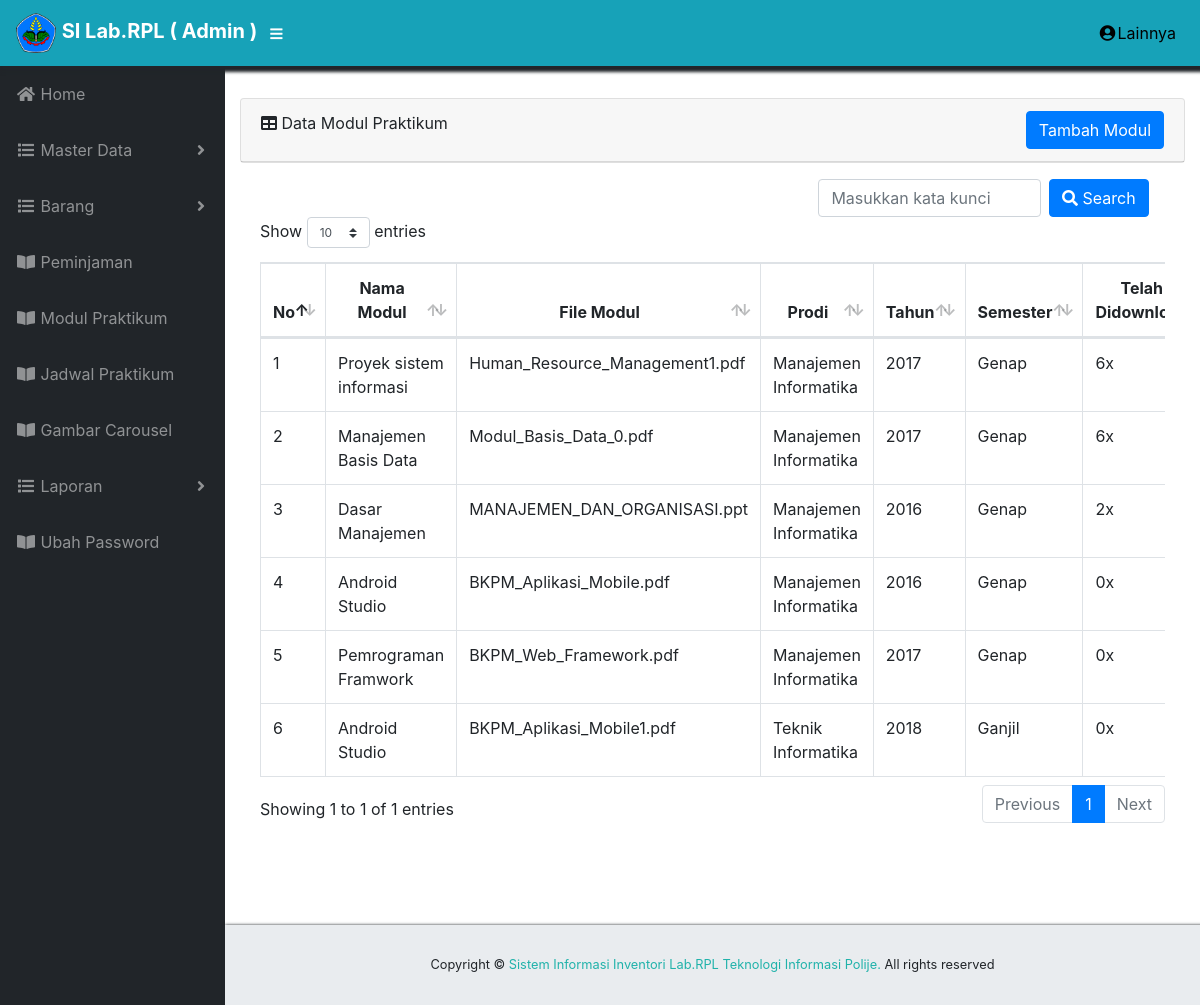
Page /index.php/admin/cmodul on the committed database.
### tables this page shows
CREATE TABLE `tb_modul_praktikum` (
  `id_modul` int(11) NOT NULL,
  `nama_modul` varchar(30) NOT NULL,
  `document` varchar(200) NOT NULL,
  `prodi` varchar(30) NOT NULL,
  `tahun` varchar(20) NOT NULL,
  `semester` varchar(20) NOT NULL,
  `downloaded` int(11) NOT NULL
);

### application/controllers/admin/Cmodul.php (called while the page is built, shortened)
<?php
class Cmodul extends CI_Controller {
	public function __construct(){
    	$this->load->model("m_modul");
    	$this->load->library('form_validation');
        $this->load->library('session');
	}
	public function index(){
		$data['modul'] = $this->m_modul->index();
		$data['mod'] = $this->m_modul->getDocument();
		$this->load->view('admin/vmodul', $data);
	}
 }
 ?>

### index.php (called while the page is built, shortened)
<?php
require_once BASEPATH.'core/CodeIgniter.php';

### application/models/M_modul.php (called while the page is built, shortened)
<?php defined('BASEPATH') OR exit('No direct script access allowed');
class M_modul extends CI_Model{
  public function index(){
    $this->db->select("*");
    $this->db->from("tb_modul_praktikum");
     $this->db->order_by('downloaded', 'desc');
    $query =$this->db->get();
    return $query->result();
   }
}

### application/views/admin/vmodul.php (the view, shortened to what this page needs)
<!DOCTYPE html>
<html lang="en">
 <div id="content-wrapper">
 <div class="container-fluid">
	<div class="card mb-3">
    <div class="card-header">
    <i class="fas fa-table"></i>
	 Data Modul Praktikum
    <a href="<?php echo base_url('admin/upload_file') ?>">
	<button name="tambah" type="button" class="btn btn-primary col-xs-3 float-right">Tambah Modul</button></a>
	</div>
    </div>
    <?php echo form_open('admin/cmodul/search') ?>
    <div class="row float-right">
    <input type="text" name="keyword" class="col-md-7 mr-2 form-control" placeholder="Masukkan kata kunci">
    <button type="submit" name="search_submit" class="btn btn-primary"><i class="fas fa-search" ></i> Search</button>
    <?php echo form_close() ?>
    </div>
		<div class="card-body">
				<div class="table-responsive mt-2">
					<table class="table table-bordered" id="dataTable" width="100%" cellspacing="0">
						<thead >
							<tr>
								<th style="text-align: center">No</th>
								<th style="text-align: center">Nama Modul</th>
								<th style="text-align: center">File Modul</th>
								<th style="text-align: center" >Prodi</th>
								<th style="text-align: center">Tahun</th>
								<th style="text-align: center">Semester</th>
								<th style="text-align: center">Telah Didownload</th>
							</tr>
						</thead>
						<?php $no = 1;
						foreach ($modul as $modu) :?>
							<tbody>
								<tr>
									<td><?php echo $no++; ?></td>
									<td width="200" ><?php echo $modu->nama_modul ?></td>
									<td width="200" ><?php echo $modu->document ?></td>
									<td width="200"><?php echo $modu->prodi ?></td>
									<td width="200"><?php echo $modu->tahun ?></td>
									<td width="200"><?php echo $modu->semester ?></td>
									<td width="200"><?php echo $modu->downloaded.'x' ?></td>
								</tr>
							</tbody>
						<?php endforeach;?>
					</table>
				</div>
			</div>
	</div>
	</div>
	</html>

### css/sb-admin.css (style rules this page uses)
html { position: relative; min-height: 100%; }
body { height: 100%; }
#wrapper #content-wrapper { overflow-x: hidden; width: 100%; padding-top: 1rem; padding-bottom: 80px; }
:root { --input-padding-x: 0.75rem; --input-padding-y: 0.75rem; }

### rows in the picture
tb_modul_praktikum: nama_modul "Proyek sistem informasi", document "Human_Resource_Management1.pdf", prodi "Manajemen Informatika", tahun "2017", semester "Genap", downloaded "6"
tb_modul_praktikum: nama_modul "Manajemen Basis Data", document "Modul_Basis_Data_0.pdf", prodi "Manajemen Informatika", tahun "2017", semester "Genap", downloaded "6"
tb_modul_praktikum: nama_modul "Dasar Manajemen", document "MANAJEMEN_DAN_ORGANISASI.ppt", prodi "Manajemen Informatika", tahun "2016", semester "Genap", downloaded "2"
tb_modul_praktikum: nama_modul "Android Studio", document "BKPM_Aplikasi_Mobile.pdf", prodi "Manajemen Informatika", tahun "2016", semester "Genap", downloaded "0"
tb_modul_praktikum: nama_modul "Pemrograman Framwork", document "BKPM_Web_Framework.pdf", prodi "Manajemen Informatika", tahun "2017", semester "Genap", downloaded "0"
tb_modul_praktikum: nama_modul "Android Studio", document "BKPM_Aplikasi_Mobile1.pdf", prodi "Teknik Informatika", tahun "2018", semester "Ganjil", downloaded "0"
